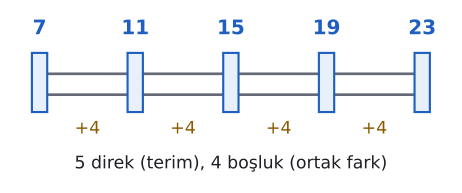

Reproduce this figure in Python.
import sys; sys.path.insert(0, "tools")
from cizim import *

# 7, 11, 15, 19, 23: 5 terim, aralarında 4 boşluk. Terim sayısı = boşluk sayısı + 1.
fig, ax = sekil(6, 2.4)
ax.axis("off")
terimler = [7, 11, 15, 19, 23]
xs = [0, 1.5, 3, 4.5, 6]
ax.plot([xs[0], xs[-1]], [0.55, 0.55], color=SOLUK, lw=2)
ax.plot([xs[0], xs[-1]], [0.25, 0.25], color=SOLUK, lw=2)
for x, t in zip(xs, terimler):
    ax.add_patch(patches.Rectangle((x - 0.12, 0), 0.24, 0.85, facecolor=MAVI_ACIK, edgecolor=MAVI, lw=1.6, zorder=3))
    ax.text(x, 1.05, str(t), ha="center", va="bottom", fontsize=15, color=MAVI, fontweight="bold")
for a, b in zip(xs[:-1], xs[1:]):
    ax.text((a + b) / 2, -0.12, "+4", ha="center", va="top", fontsize=13, color=SARI)
ax.text(3, -0.62, "5 direk (terim), 4 boşluk (ortak fark)", ha="center", va="top", fontsize=13, color=YAZI)
ax.set_xlim(-0.5, 6.5); ax.set_ylim(-1.05, 1.5)
kaydet(fig, __file__)
